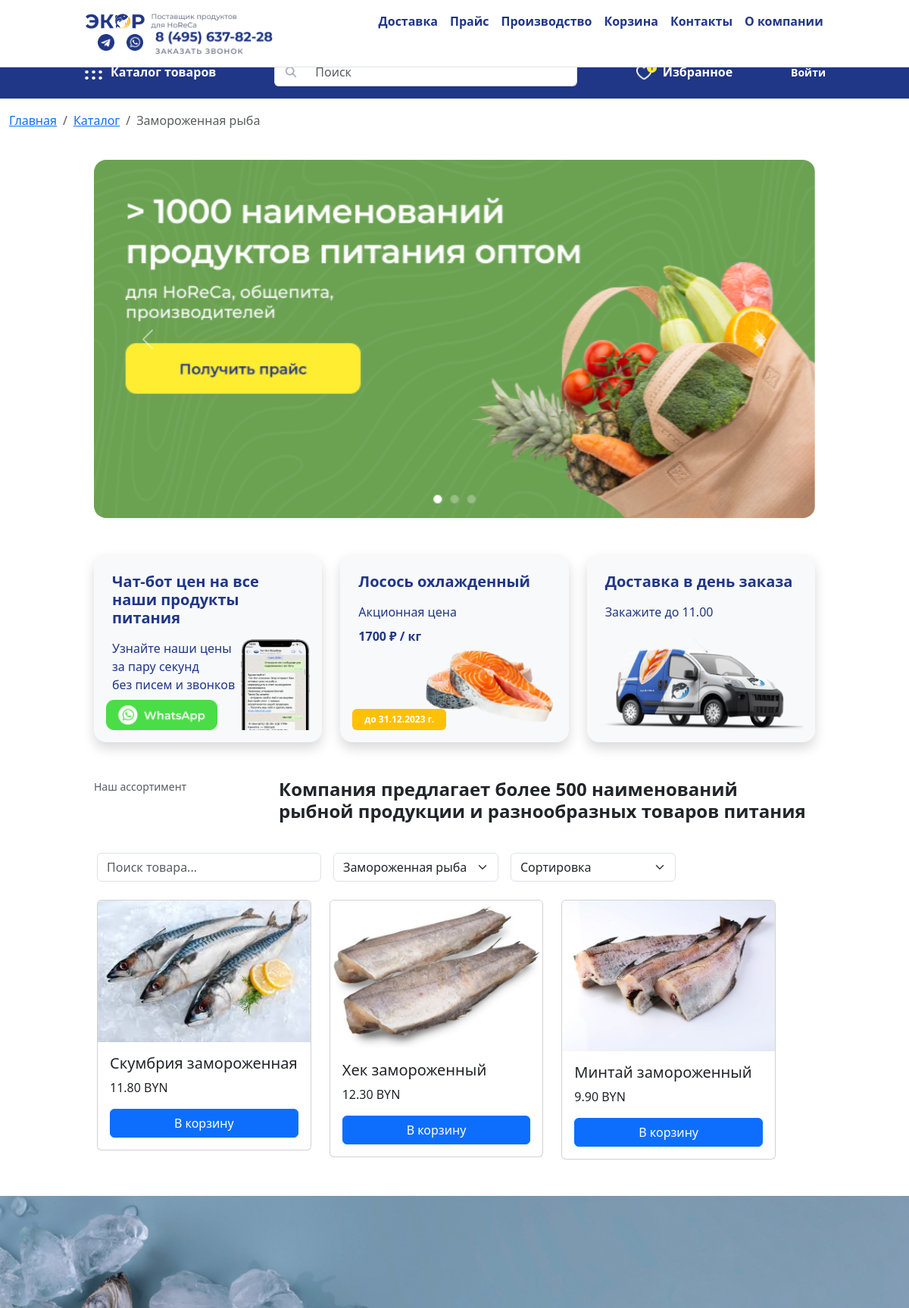
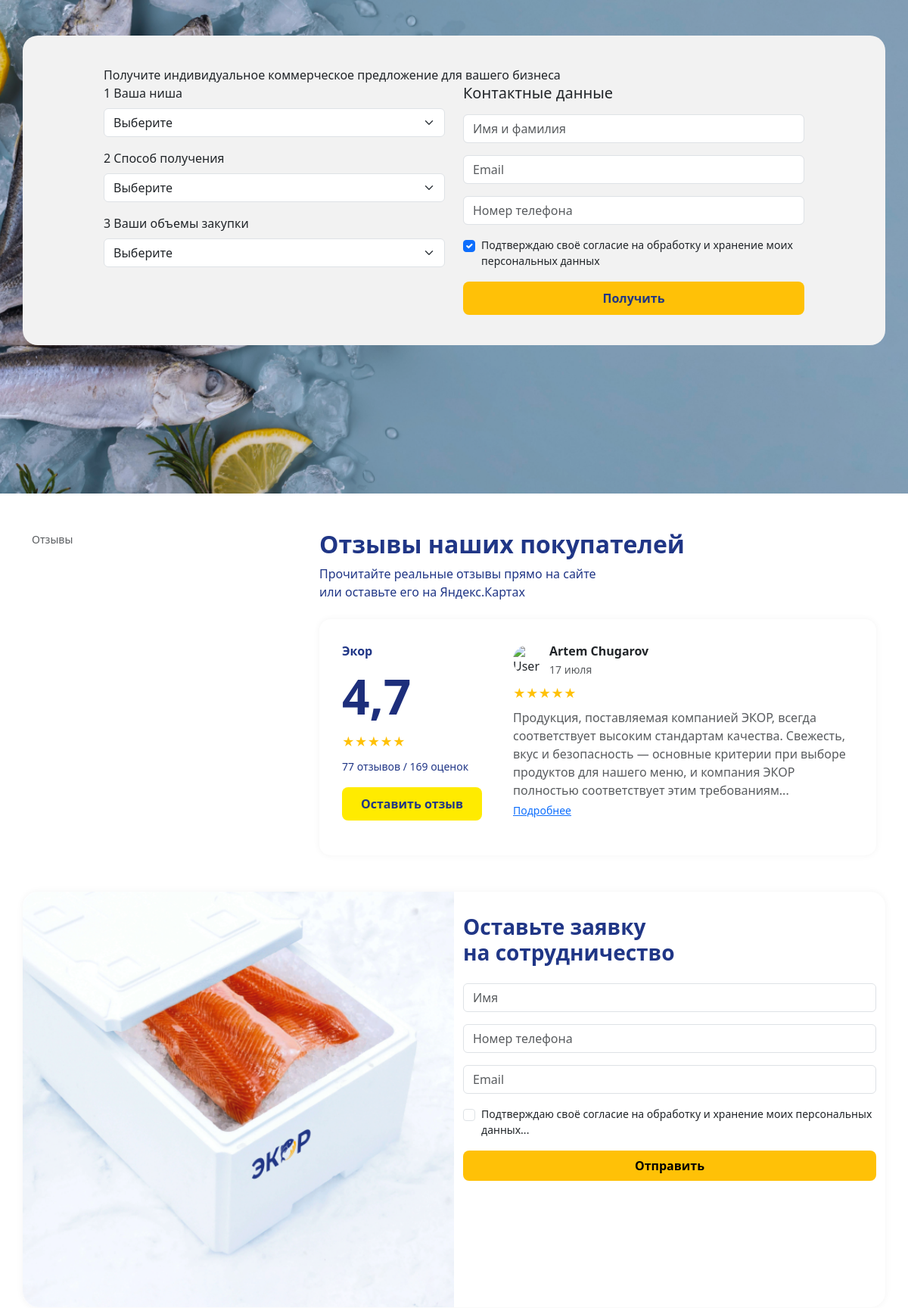
/project.local/index.php?category=1 (upper part), run on the app's committed database (2 pictures, top to bottom).
### tables this page shows
CREATE TABLE `products` (
  `id_products` int NOT NULL AUTO_INCREMENT,
  `shop_id` int NOT NULL,
  `type_id` int NOT NULL,
  `name` varchar(255) DEFAULT NULL,
  `information` tinytext,
  `img` varchar(45) DEFAULT NULL,
  `price` varchar(45) DEFAULT NULL,
  PRIMARY KEY (`id_products`,`shop_id`,`type_id`),
  UNIQUE KEY `id_products_UNIQUE` (`id_products`),
  KEY `products_to_shops` (`shop_id`),
  KEY `products_to_type` (`type_id`),
  CONSTRAINT `products_to_shops` FOREIGN KEY (`shop_id`) REFERENCES `shops` (`id_shops`),
  CONSTRAINT `products_to_type` FOREIGN KEY (`type_id`) REFERENCES `product_type` (`id_product_type`)
);

### project.local/index.php (the view, shortened to what the rows shown need)
<!DOCTYPE html>
<html>
  <head>
    <link rel="stylesheet" href="css/style_copy.css" />
    <link href="https://cdn.jsdelivr.net/npm/bootstrap@5.3.3/dist/css/bootstrap.min.css" rel="stylesheet">
    <link rel="stylesheet" href="https://cdn.jsdelivr.net/npm/swiper@11/swiper-bundle.min.css" />
  </head>
  <body>
    <div class="main">
      <div class="frame-wrapper">
        <div class="frame">
          <div class="view">
            <div class="container-fluid">
              <div class="row">
                <div class="col-12 col-lg-10 mx-auto">
                <div class="container my-5">
                  <div class="row mb-4">
                    <div class="col-md-9">
                      <h2 class="fw-bold fs-4 fs-md-2">
                        Компания предлагает более 500 наименований рыбной продукции и разнообразных товаров питания
                      </h2>
                    </div>
                  </div>
                  <div class="row g-3">
                      <div class="row mt-4">
                          <?php
                          require_once 'db.php';
                          $params = [];
                          $where = [];
                          if (!empty($_GET['category'])) {
                              $where[] = "products.type_id = ?";
                              $params[] = $_GET['category'];
                          }
                          $sql = "SELECT * FROM products";
                          if (!empty($where)) {
                              $sql .= " WHERE " . implode(" AND ", $where);
                          }
                          $sort = $_GET['sort'] ?? 'default';
                          switch ($sort) {
                              default:           $sql .= " ORDER BY id_products DESC"; break;
                          }
                          $stmt = $pdo->prepare($sql);
                          $stmt->execute($params);
                          ?>
                          <div class="row">
                              <?php while ($row = $stmt->fetch(PDO::FETCH_ASSOC)): ?>
                                  <div class="col-md-4">
                                      <div class="card"> <img src="img/products/<?= $row['img'] ?>" class="card-img-top">
                                          <div class="card-body">
                                              <h5><?= htmlspecialchars($row['name']) ?></h5>
                                              <p><?= $row['price'] ?> BYN</p>
                                              <button class="add-to-cart btn btn-primary" data-id="<?= $row['id_products'] ?>">В корзину</button>
                                          </div>
                                      </div>
                                  </div>
                              <?php endwhile; ?>
                          </div>
                      </div>
                  </div>
                </div>
              </div>
            </div>
          </div>
                <div class="container my-5">
                  <div class="row align-items-start">
                    <div class="col-md-8">
                      <h2 class="blue-text fw-bold mb-2">Отзывы наших покупателей</h2>
                    </div>
                  </div>
                </div>
        </div>
        </div>
      </div>
    </div>
  </body>
</html>

### data on the page
products: img (picture), name "Скумбрия замороженная", price "11.80"
products: img (picture), name "Хек замороженный", price "12.30"
products: img (picture), name "Минтай замороженный", price "9.90"

### other printed values
form field category "Замороженная рыба"
